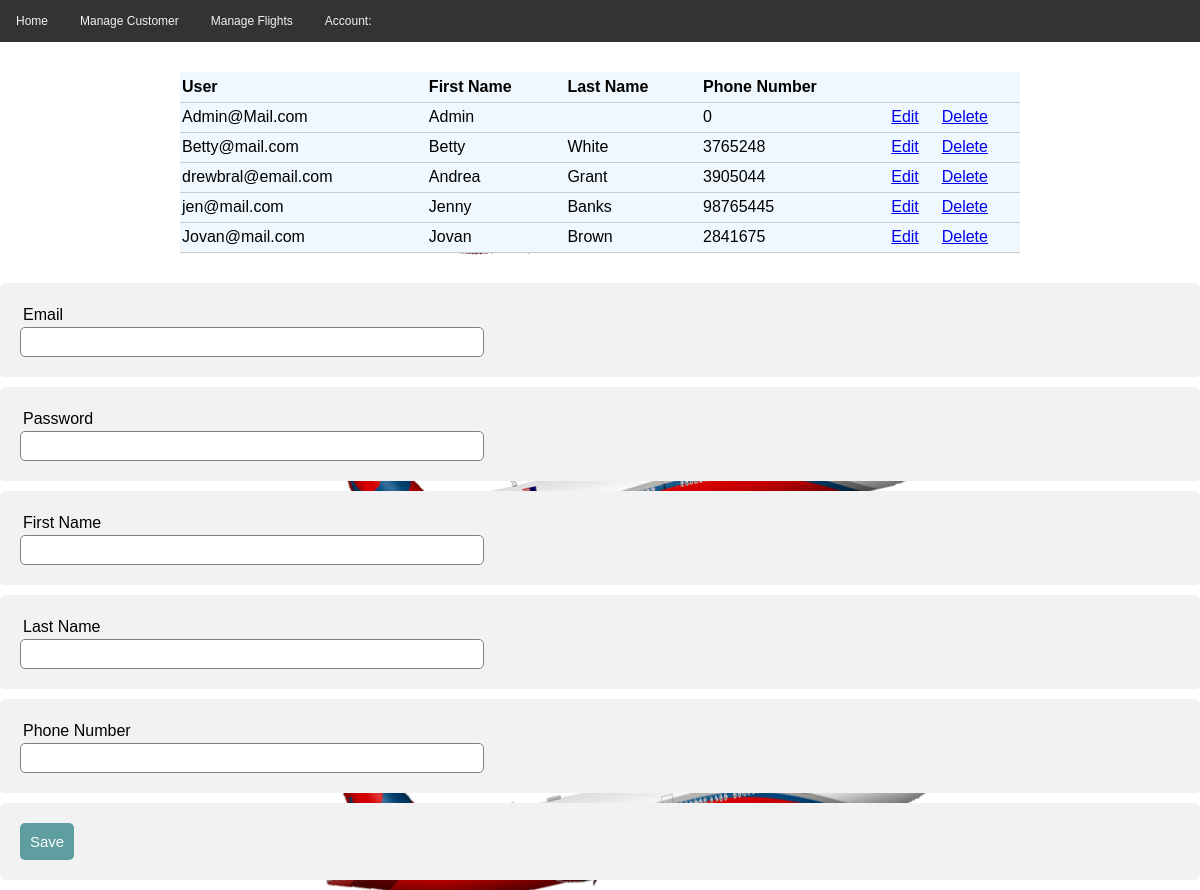
Screenshot of /ManageCustomer.php with the database file from the repository.
### tables this page shows
CREATE TABLE `users` (
  `User_ID` varchar(50) NOT NULL,
  `Password` varchar(50) NOT NULL,
  `FirstName` varchar(50) NOT NULL,
  `LastName` varchar(50) NOT NULL,
  `Phone_Number` int(9) NOT NULL
);

### ManageCustomer.php (the view, shortened to what this page needs)
<!DOCTYPE HTML>
<?php
include('ManageData.php');
include('AdminMenu.php');
?>
<table>
    <tr>
        <th>User</th>
        <th>First Name</th>
        <th>Last Name</th>
        <th>Phone Number</th>
    </tr>
    <?php while($row= mysqli_fetch_array($results)) {?>
    <tr>
        <td><?php echo $row['User_ID']; ?></td>
        <td><?php echo $row['FirstName']; ?></td>
        <td><?php echo $row['LastName']; ?></td>
        <td><?php echo $row['Phone_Number']; ?></td>
        <td>
            <a href="ManageCustomer.php?edit=<?php echo $row['User_ID']; ?>">Edit</a>
        </td>
        <td>
            <a href="ManageCustomer.php?delete=<?php echo $row['User_ID']; ?>">Delete</a>
        </td>
    </tr>
    <?php } ?>
</table>
<form method="post" action="ManageData.php">
    <div class="input-group">
        <label>Email</label>
        <input type="text" name="User" value="<?php echo $user ?>">
    </div>
      <div class="input-group">
        <label>Password</label>
        <input type="password" name="Password" value="<?php echo $Password ?>">
    </div>
      <div class="input-group">
        <label>First Name</label>
        <input type="text" name="FName" value="<?php echo $Fname ?>">
    </div>
      <div class="input-group">
        <label>Last Name</label>
        <input type="text" name="LName" value="<?php echo $Lname ?>">
    </div>
      <div class="input-group">
        <label>Phone Number</label>
        <input type="text" name="PNumber" value="<?php echo $Pnumber ?>">
    </div>
      <div class="input-group">
          <?php if ( $update == true): ?>
        <button type="submit" name="update" class="btn">Update</button>
          <button type="submit" name="cancel" class="btn">Cancel</button>
          <?php else: ?>
          <button type="submit" name="save" class="btn">Save</button>
          <?php endif ?>
    </div>
</form>

### Style2.css (style rules this page uses)
.input-group { margin: 10px 0px 10px 0px; }
.input-group label { display: block; text-align: left; margin: 3px; }
.input-group input { height: 30px; width: 40%; padding: 5px 10px; font-size: 16px; border-radius: 5px; border: 1px solid gray; }
.btn { padding: 10px; font-size: 15px; color: white; background: #5F9EA0; border: none; border-radius: 5px; }
body { background-color: white; background-image: url(images/image2.png); background-size: 100%; }
div { border-radius: 5px; background-color: #f2f2f2; padding: 20px; }
body { margin:0; }
table { border-collapse: collapse; width:70%; margin: 30px auto; text-align: left; background-color: aliceblue; }
tr { border-bottom: 1px solid #cbcbcb; }
th, td { border: none; height: 30px; padding: 2px; }
* { box-sizing: border-box }
body { font-family: Verdana, sans-serif; margin:0 }

### rows the page displays
users: User_ID "Admin@Mail.com", FirstName "Admin", Phone_Number "0"
users: User_ID "Betty@mail.com", FirstName "Betty", LastName "White", Phone_Number "3765248"
users: User_ID "drewbral@email.com", FirstName "Andrea", LastName "Grant", Phone_Number "3905044"
users: User_ID "jen@mail.com", FirstName "Jenny", LastName "Banks", Phone_Number "98765445"
users: User_ID "Jovan@mail.com", FirstName "Jovan", LastName "Brown", Phone_Number "2841675"
